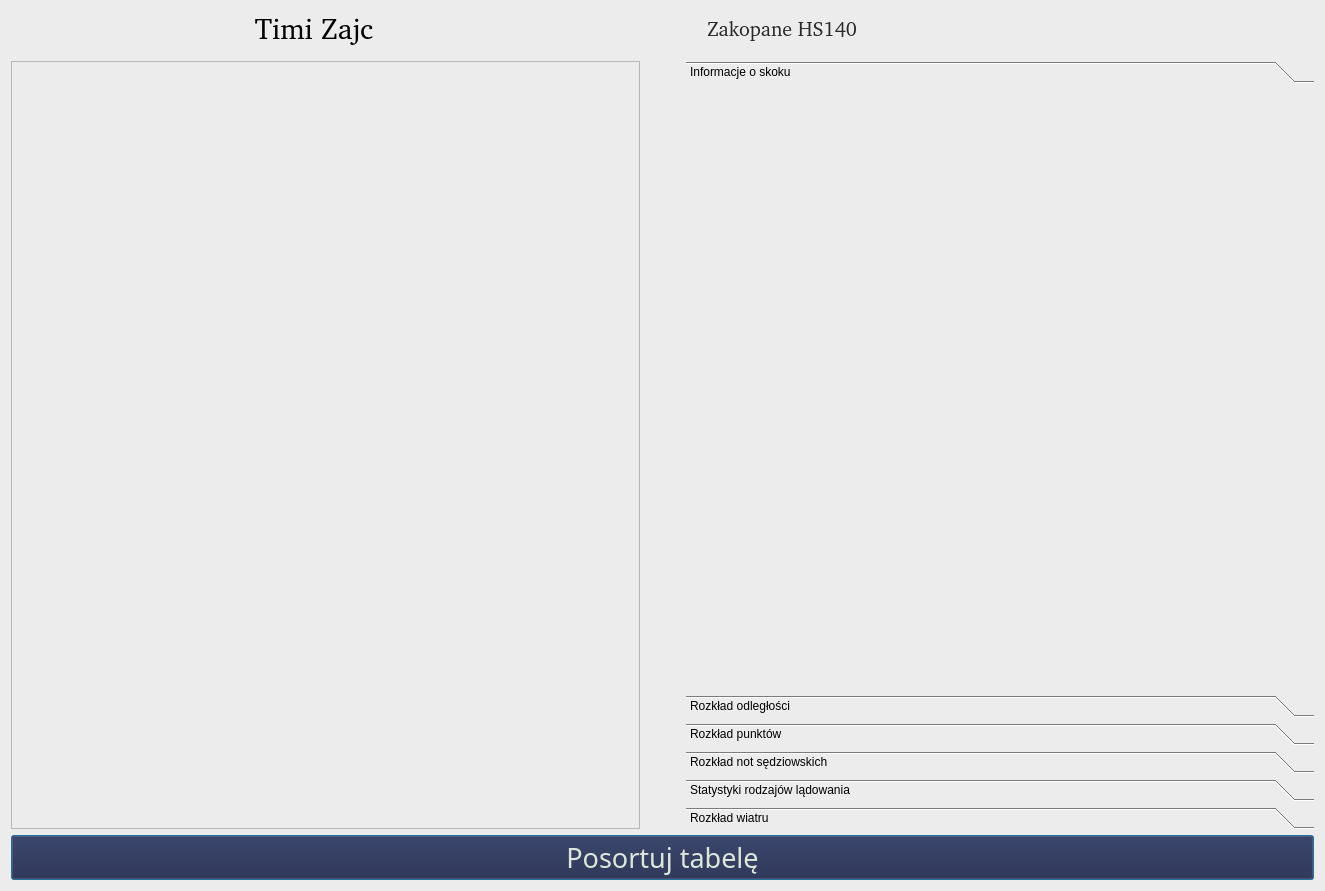
<?xml version="1.0" encoding="UTF-8"?>
<ui version="4.0">
 <class>SingleJumpsResultsWindow</class>
 <widget class="QDialog" name="SingleJumpsResultsWindow">
  <property name="geometry">
   <rect>
    <x>0</x>
    <y>0</y>
    <width>1325</width>
    <height>891</height>
   </rect>
  </property>
  <property name="windowTitle">
   <string>Wyniki pojedynczych skoków</string>
  </property>
  <property name="styleSheet">
   <string notr="true">background-color: rgb(236, 236, 236);</string>
  </property>
  <layout class="QVBoxLayout" name="verticalLayout_2">
   <item>
    <layout class="QHBoxLayout" name="horizontalLayout_2">
     <item>
      <spacer name="horizontalSpacer_2">
       <property name="orientation">
        <enum>Qt::Horizontal</enum>
       </property>
       <property name="sizeHint" stdset="0">
        <size>
         <width>40</width>
         <height>20</height>
        </size>
       </property>
      </spacer>
     </item>
     <item>
      <widget class="QLabel" name="label_jumperNameAndSurname">
       <property name="sizePolicy">
        <sizepolicy hsizetype="Ignored" vsizetype="Preferred">
         <horstretch>1</horstretch>
         <verstretch>0</verstretch>
        </sizepolicy>
       </property>
       <property name="font">
        <font>
         <family>Quicksand [PfEd]</family>
         <pointsize>22</pointsize>
         <bold>false</bold>
        </font>
       </property>
       <property name="styleSheet">
        <string notr="true">color: black;</string>
       </property>
       <property name="text">
        <string>Timi Zajc</string>
       </property>
       <property name="alignment">
        <set>Qt::AlignCenter</set>
       </property>
       <property name="wordWrap">
        <bool>true</bool>
       </property>
      </widget>
     </item>
     <item>
      <spacer name="horizontalSpacer_4">
       <property name="orientation">
        <enum>Qt::Horizontal</enum>
       </property>
       <property name="sizeType">
        <enum>QSizePolicy::Maximum</enum>
       </property>
       <property name="sizeHint" stdset="0">
        <size>
         <width>3</width>
         <height>20</height>
        </size>
       </property>
      </spacer>
     </item>
     <item>
      <widget class="QLabel" name="label_jumperFlag">
       <property name="minimumSize">
        <size>
         <width>45</width>
         <height>26</height>
        </size>
       </property>
       <property name="maximumSize">
        <size>
         <width>45</width>
         <height>26</height>
        </size>
       </property>
       <property name="text">
        <string/>
       </property>
      </widget>
     </item>
     <item>
      <spacer name="horizontalSpacer_5">
       <property name="orientation">
        <enum>Qt::Horizontal</enum>
       </property>
       <property name="sizeType">
        <enum>QSizePolicy::Maximum</enum>
       </property>
       <property name="sizeHint" stdset="0">
        <size>
         <width>70</width>
         <height>20</height>
        </size>
       </property>
      </spacer>
     </item>
     <item>
      <widget class="QLabel" name="label_hillName">
       <property name="sizePolicy">
        <sizepolicy hsizetype="Ignored" vsizetype="Preferred">
         <horstretch>1</horstretch>
         <verstretch>0</verstretch>
        </sizepolicy>
       </property>
       <property name="font">
        <font>
         <family>Quicksand [PfEd]</family>
         <pointsize>15</pointsize>
        </font>
       </property>
       <property name="styleSheet">
        <string notr="true">color: rgb(40, 40, 40);</string>
       </property>
       <property name="text">
        <string>Zakopane HS140</string>
       </property>
       <property name="wordWrap">
        <bool>true</bool>
       </property>
      </widget>
     </item>
     <item>
      <widget class="QLabel" name="label_hillFlag">
       <property name="minimumSize">
        <size>
         <width>35</width>
         <height>21</height>
        </size>
       </property>
       <property name="maximumSize">
        <size>
         <width>35</width>
         <height>21</height>
        </size>
       </property>
       <property name="text">
        <string/>
       </property>
      </widget>
     </item>
     <item>
      <spacer name="horizontalSpacer_3">
       <property name="orientation">
        <enum>Qt::Horizontal</enum>
       </property>
       <property name="sizeHint" stdset="0">
        <size>
         <width>40</width>
         <height>20</height>
        </size>
       </property>
      </spacer>
     </item>
    </layout>
   </item>
   <item>
    <spacer name="verticalSpacer">
     <property name="orientation">
      <enum>Qt::Vertical</enum>
     </property>
     <property name="sizeType">
      <enum>QSizePolicy::Maximum</enum>
     </property>
     <property name="sizeHint" stdset="0">
      <size>
       <width>20</width>
       <height>9</height>
      </size>
     </property>
    </spacer>
   </item>
   <item>
    <layout class="QHBoxLayout" name="horizontalLayout">
     <item>
      <widget class="QTableView" name="tableView">
       <property name="sizePolicy">
        <sizepolicy hsizetype="Expanding" vsizetype="Expanding">
         <horstretch>0</horstretch>
         <verstretch>0</verstretch>
        </sizepolicy>
       </property>
      </widget>
     </item>
     <item>
      <spacer name="horizontalSpacer">
       <property name="orientation">
        <enum>Qt::Horizontal</enum>
       </property>
       <property name="sizeType">
        <enum>QSizePolicy::Maximum</enum>
       </property>
       <property name="sizeHint" stdset="0">
        <size>
         <width>40</width>
         <height>20</height>
        </size>
       </property>
      </spacer>
     </item>
     <item>
      <widget class="QToolBox" name="toolBox">
       <property name="sizePolicy">
        <sizepolicy hsizetype="Expanding" vsizetype="Expanding">
         <horstretch>0</horstretch>
         <verstretch>0</verstretch>
        </sizepolicy>
       </property>
       <property name="styleSheet">
        <string notr="true">QToolBox::tab{
	color: rgb(0, 0, 0);
}</string>
       </property>
       <property name="currentIndex">
        <number>0</number>
       </property>
       <widget class="QWidget" name="page_jumpInformations">
        <property name="geometry">
         <rect>
          <x>0</x>
          <y>0</y>
          <width>626</width>
          <height>588</height>
         </rect>
        </property>
        <attribute name="label">
         <string>Informacje o skoku</string>
        </attribute>
        <layout class="QVBoxLayout" name="verticalLayout_4">
         <item>
          <layout class="QVBoxLayout" name="verticalLayout_jumpInfos">
           <property name="spacing">
            <number>2</number>
           </property>
          </layout>
         </item>
        </layout>
       </widget>
       <widget class="QWidget" name="page_distanceStatistics">
        <property name="geometry">
         <rect>
          <x>0</x>
          <y>0</y>
          <width>626</width>
          <height>588</height>
         </rect>
        </property>
        <attribute name="label">
         <string>Rozkład odległości</string>
        </attribute>
        <layout class="QVBoxLayout" name="verticalLayout_5">
         <item>
          <layout class="QVBoxLayout" name="verticalLayout_distanceStatistics"/>
         </item>
        </layout>
       </widget>
       <widget class="QWidget" name="page_pointsStatistics">
        <property name="geometry">
         <rect>
          <x>0</x>
          <y>0</y>
          <width>626</width>
          <height>588</height>
         </rect>
        </property>
        <attribute name="label">
         <string>Rozkład punktów</string>
        </attribute>
        <layout class="QVBoxLayout" name="verticalLayout_10">
         <item>
          <layout class="QVBoxLayout" name="verticalLayout_pointsStatistics"/>
         </item>
        </layout>
       </widget>
       <widget class="QWidget" name="page_judgesStatistics">
        <property name="geometry">
         <rect>
          <x>0</x>
          <y>0</y>
          <width>626</width>
          <height>588</height>
         </rect>
        </property>
        <attribute name="label">
         <string>Rozkład not sędziowskich</string>
        </attribute>
        <layout class="QVBoxLayout" name="verticalLayout_6">
         <item>
          <layout class="QVBoxLayout" name="verticalLayout_judgesStatistics"/>
         </item>
        </layout>
       </widget>
       <widget class="QWidget" name="page_landingsStatistics">
        <property name="geometry">
         <rect>
          <x>0</x>
          <y>0</y>
          <width>626</width>
          <height>588</height>
         </rect>
        </property>
        <attribute name="label">
         <string>Statystyki rodzajów lądowania</string>
        </attribute>
        <layout class="QVBoxLayout" name="verticalLayout_7">
         <item>
          <layout class="QVBoxLayout" name="verticalLayout_landingsStatistics"/>
         </item>
        </layout>
       </widget>
       <widget class="QWidget" name="page_windStatistics">
        <property name="geometry">
         <rect>
          <x>0</x>
          <y>0</y>
          <width>626</width>
          <height>588</height>
         </rect>
        </property>
        <attribute name="label">
         <string>Rozkład wiatru</string>
        </attribute>
        <layout class="QVBoxLayout" name="verticalLayout_8">
         <item>
          <layout class="QVBoxLayout" name="verticalLayout_windStatistics"/>
         </item>
        </layout>
       </widget>
      </widget>
     </item>
    </layout>
   </item>
   <item>
    <widget class="QPushButton" name="pushButton_sortTable">
     <property name="font">
      <font>
       <family>Quicksand</family>
       <pointsize>20</pointsize>
       <bold>false</bold>
      </font>
     </property>
     <property name="styleSheet">
      <string notr="true">color: black;
color: rgb(221, 231, 219);
background-color: rgb(33, 33, 65);
</string>
     </property>
     <property name="text">
      <string>Posortuj tabelę</string>
     </property>
    </widget>
   </item>
  </layout>
 </widget>
 <resources/>
 <connections/>
</ui>
